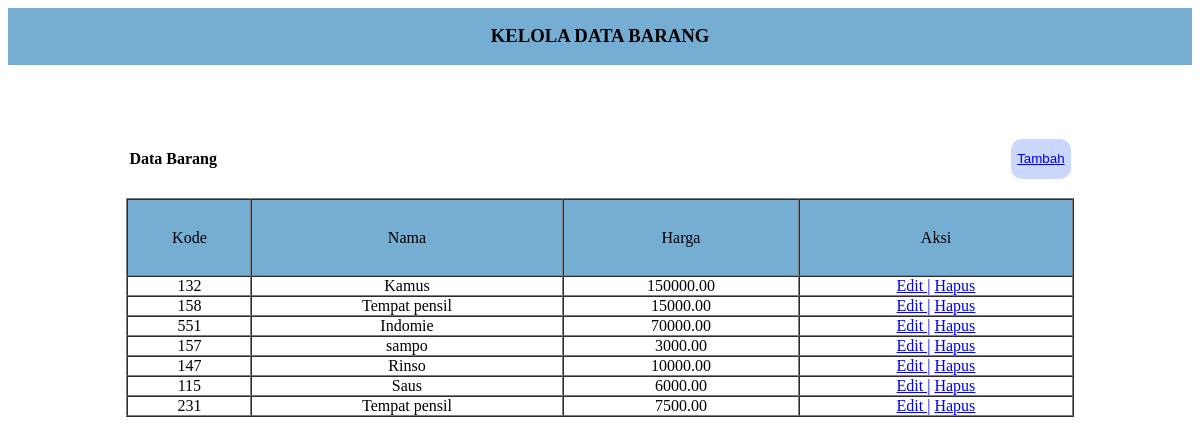
The app's page /home.php with its own data.
### tables this page shows
CREATE TABLE IF NOT EXISTS `barang` (
  `id` int(11) NOT NULL AUTO_INCREMENT,
  `kode` varchar(8) NOT NULL,
  `nama` varchar(50) NOT NULL,
  `deskripsi` text NOT NULL,
  `stok` int(5) NOT NULL,
  `harga` double(12,2) NOT NULL,
  `berat` double(5,2) NOT NULL,
  PRIMARY KEY (`id`)
);

### home.php (the view, shortened to what this page needs)
<html>
	<head>
		<link rel="stylesheet" type="text/css" href="11.css"/>
	</head>
		<body>
		<h3><div class= "jdl">KELOLA DATA BARANG</div></h3>
		<br>
		<br>
		<table width= 80% height= 10% align="center">
			<tr>
				<td><b> Data Barang</td></b>
				<td><p align="right"><a href = "input.php"><Button class ="btn">Tambah</a></Button>
			</tr>
		</table>
		<table width= 80% height= 20% align= "center" border = 1 cellpadding= 0 cellspacing= 0>
			<tr align= "center">
				<td><div class= "judul">Kode</div></td>
				<td><div class= "judul">Nama</div></td>
				<td><div class= "judul">Harga</div></td>
				<td><div class= "judul">Aksi</div></td>
			</tr>
			<?php
			$tampil = mysql_query("select * from barang");
			while ($data = mysql_fetch_array($tampil)) {
			?>
			<tr width = 80% height = 30% align= "center">
				<td><?php echo $data['kode']; ?> </td>
				<td><?php echo $data['nama']; ?> </td>
				<td><?php echo $data['harga']; ?> </td>
			<td class="text"><a href="edit.php?id=<?php echo $data['id'];?>">Edit   |</a>
				<a href="hapus.php?id=<?php echo $data['id'];?>">Hapus</a></td>
			</tr>
			<?php
			     }
			?>
		</table>
		</body>
	</html>

### 11.css (style rules this page uses)
.jdl { background-color : #76aed3; color: black; line-height : 1.5cm; text-align : center; }
.btn { background-color: #ccd7ff; border : none; border-radius : 11px; line-height: 1cm; color: black; }
.judul { background-color : #76aed3; color: black; line-height : 2cm; text-align : center; }

### records on screen
barang: kode "132", nama "Kamus", harga "150000.00"
barang: kode "158", nama "Tempat pensil", harga "15000.00"
barang: kode "551", nama "Indomie", harga "70000.00"
barang: kode "157", nama "sampo", harga "3000.00"
barang: kode "147", nama "Rinso", harga "10000.00"
barang: kode "115", nama "Saus", harga "6000.00"
barang: kode "231", nama "Tempat pensil", harga "7500.00"
